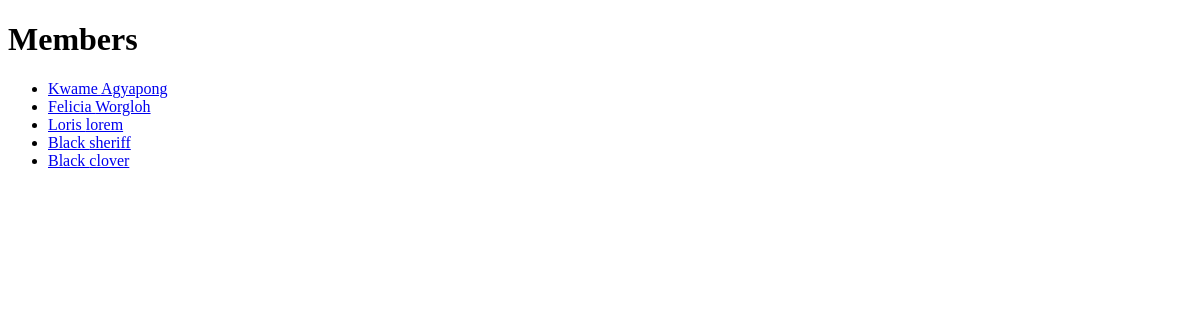
Page /members/ on the earlier database version.
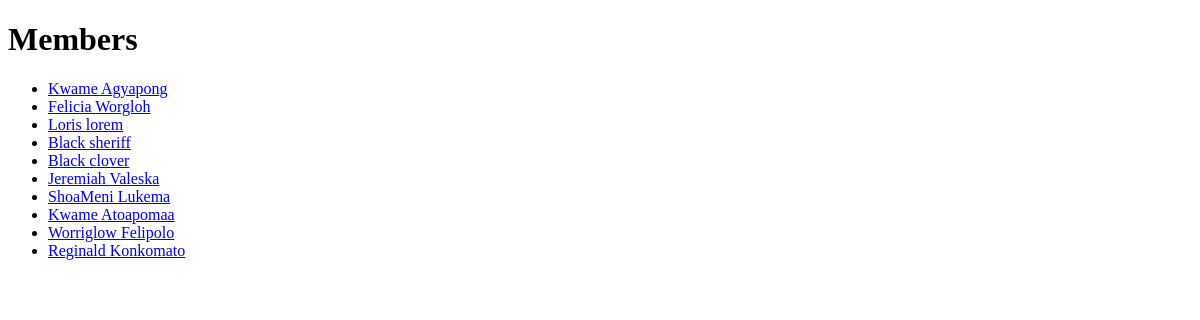
Same page on the later database version.
### members/models.py (models this page shows, shortened)
class Member(models.Model):
    firstname = models.CharField(max_length=255)
    lastname = models.CharField(max_length=255)
    phone = models.IntegerField(null=True)
    joined_date = models.DateField(null=True)

### members/views.py (the view)
# urls.py: path('members/', views.members, name='members'),
def members(request):
    mymembers = Member.objects.all().values()
    template = loader.get_template("all_members.html")
    context ={
        "mymembers":mymembers,
    }
    return HttpResponse(template.render(context,request))

### members/templates/all_members.html (shortened to what this page needs)
{% extends "master.html" %}
{% block content %}
  <h1>Members</h1>
  <ul>
    {% for x in mymembers %}
      <li><a href="details/{{ x.id }}">{{ x.firstname }} {{ x.lastname }}</a></li>
    {% endfor %}
  </ul>
{% endblock %}

Differences in the rows shown:
added Member: firstname "Jeremiah", lastname "Valeska"
added Member: firstname "ShoaMeni", lastname "Lukema"
added Member: firstname "Kwame", lastname "Atoapomaa"
added Member: firstname "Worriglow", lastname "Felipolo"
added Member: firstname "Reginald", lastname "Konkomato"
